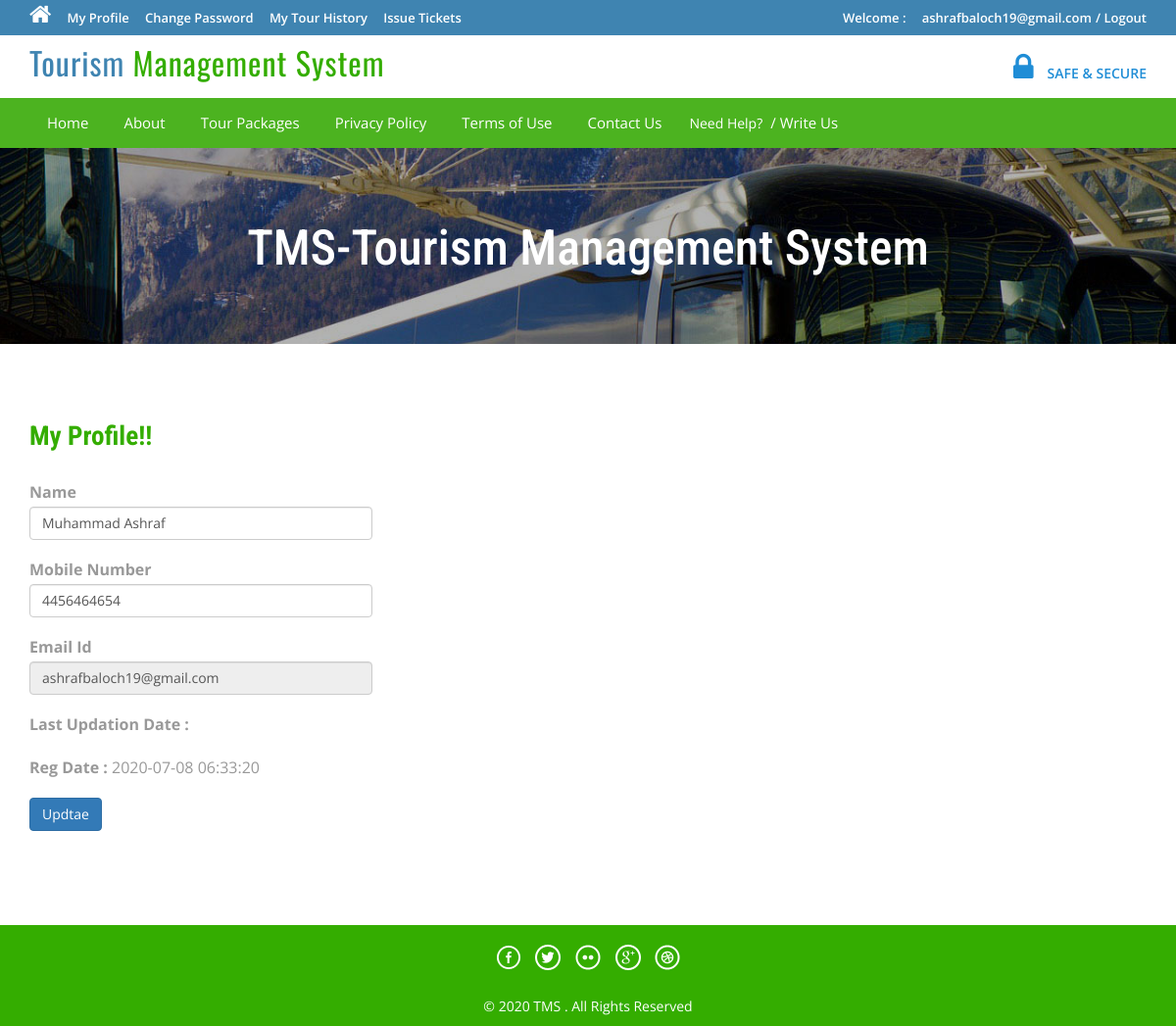
Page /profile.php (signed in) on the committed database.
### tables this page shows
CREATE TABLE `tblusers` (
  `id` int(11) NOT NULL,
  `FullName` varchar(100) DEFAULT NULL,
  `MobileNumber` char(10) DEFAULT NULL,
  `EmailId` varchar(70) DEFAULT NULL,
  `Password` varchar(100) DEFAULT NULL,
  `RegDate` timestamp NULL DEFAULT current_timestamp(),
  `UpdationDate` timestamp NULL DEFAULT NULL ON UPDATE current_timestamp()
);

### profile.php (the view, shortened to what this page needs)
<?php
include('includes/config.php');
if(strlen($_SESSION['login'])==0)
	{
header('location:index.php');
}
else{
?>
<!DOCTYPE HTML>
<html>
<head>
<link href="css/bootstrap.css" rel='stylesheet' type='text/css' />
<link href="css/style.css" rel='stylesheet' type='text/css' />
<link href="css/font-awesome.css" rel="stylesheet">
<link href="css/animate.css" rel="stylesheet" type="text/css" media="all">
</head>
<body>
<div class="top-header">
<?php include('includes/header.php');?>
<div class="banner-1 ">
	<div class="container">
		<h1 class="wow zoomIn animated animated" data-wow-delay=".5s" style="visibility: visible; animation-delay: 0.5s; animation-name: zoomIn;">TMS-Tourism Management System</h1>
	</div>
</div>
<div class="privacy">
	<div class="container">
		<h3 class="wow fadeInDown animated animated" data-wow-delay=".5s" style="visibility: visible; animation-delay: 0.5s; animation-name: fadeInDown;">My Profile!!</h3>
		<form name="chngpwd" method="post">
<?php
$useremail=$_SESSION['login'];
$sql = "SELECT * from tblusers where EmailId=:useremail";
$query = $dbh -> prepare($sql);
$query -> bindParam(':useremail',$useremail, PDO::PARAM_STR);
$query->execute();
$results=$query->fetchAll(PDO::FETCH_OBJ);
if($query->rowCount() > 0)
{
foreach($results as $result)
{	?>
	<p style="width: 350px;">
			<b>Name</b>  <input type="text" name="name" value="<?php echo htmlentities($result->FullName);?>" class="form-control" id="name" required="">
	</p>
<p style="width: 350px;">
<b>Mobile Number</b>
<input type="text" class="form-control" name="mobileno" maxlength="10" value="<?php echo htmlentities($result->MobileNumber);?>" id="mobileno"  required="">
</p>
<p style="width: 350px;">
<b>Email Id</b>
	<input type="email" class="form-control" name="email" value="<?php echo htmlentities($result->EmailId);?>" id="email" readonly>
			</p>
<p style="width: 350px;">
<b>Last Updation Date : </b>
</p>
<p style="width: 350px;">
<b>Reg Date :</b>
<?php echo htmlentities($result->RegDate);?>
			</p>
<?php }} ?>
			<p style="width: 350px;">
<button type="submit" name="submit6" class="btn-primary btn">Updtae</button>
			</p>
			</form>
	</div>
</div>
<?php include('includes/footer.php');?>
</body>
</html>
<?php } ?>

### css/style.css (style rules this page uses)
html, body { font-size: 100%; background: #fff; font-family: 'Open Sans', sans-serif; }
h1,h2,h3,h4,h5,h6 { margin:0; font-family: 'Roboto Condensed', sans-serif; }
p { margin:0; }
.top-header { background-color: #3F84B1; border-bottom: 0 none; height: 36px; line-height: 35px; }
.banner-1 { background: url(../images/3.jpg)no-repeat; background-size: cover; -webkit-background-size: cover; -o-background-size: cover; -ms-background-size: cover; -moz-background-size: cover; min-height:200px; }
.banner-1 h1 { font-size: 50px; margin-bottom: 40px; padding: 1.5em 0 0; text-align: center; color: #ffffff; }
.privacy h3 { color: #34AD00; font-size: 1.7em; font-weight: 700; margin-bottom: 1em; }
.privacy { padding: 5em 0; }
.privacy p { font-size: 1em; line-height: 1.8em; color: #999; margin: 1em 0; }

### rows in the picture
tblusers: name "Muhammad Ashraf", mobileno "4456464654", email "ashrafbaloch19@gmail.com", RegDate "2020-07-08 06:33:20"

### other values in the picture
$_SESSION['login'] "ashrafbaloch19@gmail.com"
